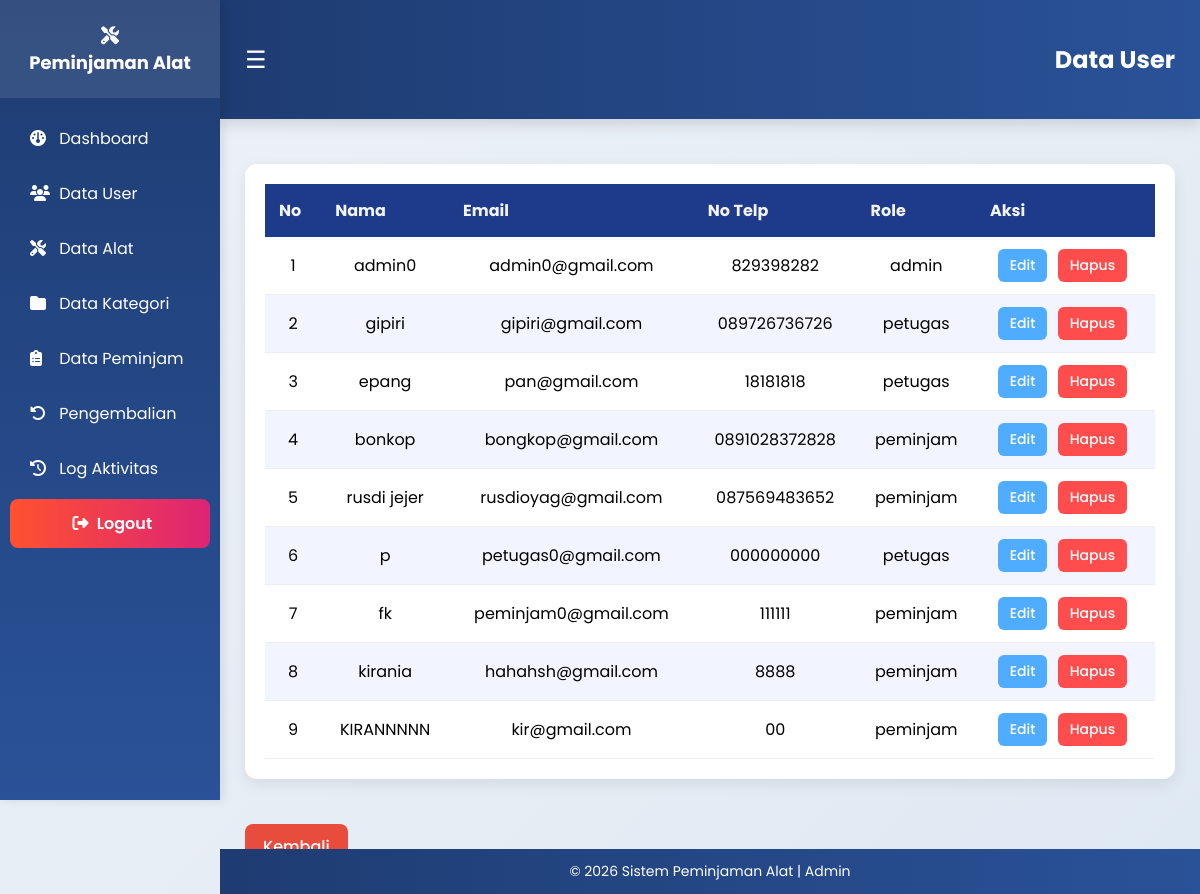
/views/admin/user/data_user.php (signed in), run on the app's committed database.
### tables this page shows
CREATE TABLE `users` (
  `id_user` int NOT NULL,
  `nama` varchar(100) NOT NULL,
  `email` varchar(100) NOT NULL,
  `no_tlp` varchar(15) DEFAULT NULL,
  `password` varchar(255) NOT NULL,
  `role` enum('admin','petugas','peminjam','') NOT NULL
);

### models/m_koneksi.php (called while the page is built, shortened)
<?php
class m_koneksi{
    private $host = "localhost",
        $username = "root",
        $pass = "",
        $db = "ukk_1_muhamadfareski";
    function __construct() {
        $this->koneksi = mysqli_connect($this->host, $this->username, $this->pass, $this->db);
    }
}
?>

### models/m_user.php (called while the page is built, shortened)
<?php
include_once __DIR__ . "/m_koneksi.php";
class m_user {
    private $koneksi;
    public function __construct(){
        $db = new m_koneksi();
        $this->koneksi = $db->koneksi;
    }
    public function getAll(){
        $sql = "SELECT * FROM users ORDER BY id_user ASC";
        return mysqli_query($this->koneksi, $sql);
    }
}
?>

### controllers/c_user.php (called while the page is built, shortened)
<?php
include_once __DIR__ . "/../models/m_user.php";
class c_user {
    public $model;
    public function __construct(){
        $this->model = new m_user();
    }
    public function index(){
        return $this->model->getAll();
    }
}

### views/admin/user/data_user.php (the view, shortened to what this page needs)
<?php
include_once __DIR__ . '/../../../controllers/c_user.php';
$controller = new c_user();
$data = $controller->index();
?>
<?php include __DIR__ . '/../../layouts/header.php'; ?>
<?php include __DIR__ . '/../../layouts/sidebar.php'; ?>
<div class="header">
    <span class="menu-btn" onclick="toggleMenu()">☰</span>
    <h2 style="display:inline;">Data User</h2>
</div>
<div class="container">
    <div class="table-wrapper">
        <table>
            <thead>
                <tr>
                    <th>No</th>
                    <th>Nama</th>
                    <th>Email</th>
                    <th>No Telp</th>
                    <th>Role</th>
                    <th>Aksi</th>
                </tr>
            </thead>
            <tbody>
            <?php
            $no = 1;
            while($row = mysqli_fetch_assoc($data)){
            ?>
                <tr>
                    <td><?= $no++ ?></td>
                    <td><?= $row['nama'] ?></td>
                    <td><?= $row['email'] ?></td>
                    <td><?= $row['no_tlp'] ?></td>
                    <td><?= $row['role'] ?></td>
                    <td>
                        <a href="edit_user.php?id=<?= $row['id_user'] ?>">Edit</a>
                        <a class="hapus"
                           href="../../../controllers/c_user.php?aksi=hapus&id=<?= $row['id_user'] ?>"
                           onclick="return confirm('Yakin hapus?')">
                           Hapus
                        </a>
                    </td>
                </tr>
            <?php } ?>
            </tbody>
        </table>
    </div>
    <br>
    <a href="../dashboard.php" class="btn-kembali">Kembali</a>
</div>
<?php include __DIR__ . '/../../layouts/footer.php'; ?>

### views/layouts/header.php (style rules this page uses)
* { box-sizing:border-box; font-family:'Poppins', sans-serif; }
body { margin:0; background:linear-gradient(135deg,#eef2f7,#dfe9f3); }
.header { background:linear-gradient(90deg,#1e3c72,#2a5298); color:white; padding:22px 25px; margin-left:220px; display:flex; align-items:center; justify-content:space-between; box-shadow:0 4px 15px rgba(0,0,0,.15); }
.menu-btn { font-size:24px; cursor:pointer; }
.table-wrapper { background:white; padding:20px; border-radius:14px; box-shadow:0 6px 18px rgba(0,0,0,0.08); overflow-x:auto; }
table { width:100%; border-collapse:collapse; }
th,td { padding:12px; text-align:center; }
th { background:#1e3c72; color:white; }
tr:nth-child(even) { background:#f2f5ff; }
.btn-kembali { background:#e74c3c; color:white; padding:8px 14px; text-decoration:none; border-radius:6px; }
.card, .table-wrapper { animation:fadeIn .5s ease-in-out; }
.container { margin-left:220px; padding:25px; transition:.3s; }
td a { display:inline-block; padding:6px 12px; border-radius:6px; font-size:14px; font-weight:500; text-decoration:none; margin-right:6px; }
td a:not(.hapus) { background:#4facfe; color:white; }
td a.hapus { background:#ff4d4d; color:white; }

### views/admin/user/data_user.php (style rules this page uses)
.table-wrapper { margin-top:20px; background:white; padding:20px; border-radius:12px; box-shadow:0 5px 15px rgba(0,0,0,.08); overflow-x:auto; }
table { width:100%; border-collapse:collapse; background:white; }
.table-wrapper table thead th { background-color: #1E3A8A !important; color: #F3F4F6 !important; padding:14px; text-align:left; }
td { padding:12px; border-bottom:1px solid #eee; vertical-align:middle; }
td:last-child { min-width:160px; white-space:nowrap; }
td:last-child a { display:inline-block; text-decoration:none; padding:6px 12px; border-radius:6px; font-size:14px; font-weight:500; margin-right:6px; }
td:last-child a:first-child { background:#4facfe; color:white; }
td:last-child a.hapus { background:#ff4d4d; color:white; }
.btn-kembali { display:inline-block; margin-top:20px; background:#e74c3c; color:white; padding:10px 18px; border-radius:8px; text-decoration:none; font-weight:500; transition:.3s; }

### data on the page
users: nama "admin0", email "admin0@gmail.com", no_tlp "829398282", role "admin"
users: nama "gipiri", email "gipiri@gmail.com", no_tlp "089726736726", role "petugas"
users: nama "epang", email "pan@gmail.com", no_tlp "18181818", role "petugas"
users: nama "bonkop", email "bongkop@gmail.com", no_tlp "0891028372828", role "peminjam"
users: nama "rusdi jejer", email "rusdioyag@gmail.com", no_tlp "087569483652", role "peminjam"
users: nama "p", email "petugas0@gmail.com", no_tlp "000000000", role "petugas"
users: nama "fk", email "peminjam0@gmail.com", no_tlp "111111", role "peminjam"
users: nama "kirania", email "hahahsh@gmail.com", no_tlp "8888", role "peminjam"
users: nama "KIRANNNNN", email "kir@gmail.com", no_tlp "00", role "peminjam"
